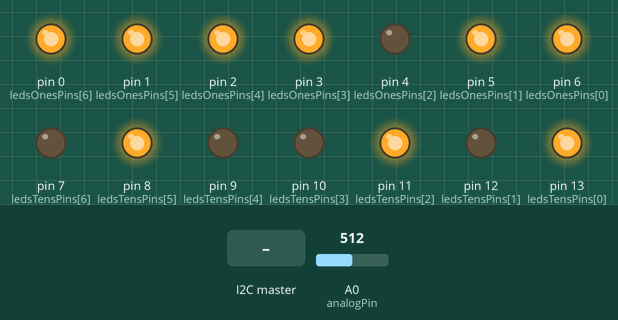
Bench run of a sketch on a simulated Arduino Uno, built with avr-gcc and run on an emulated ATmega328P. On the bench: output pins drawn as LEDs (lit = HIGH). The test bench sets the inputs (shaded band); at power-on: A0 (analogPin) = 512.

Above: at 5.5 s.
5.6 s: A0 (analogPin) set to 513
At 7.3 s:
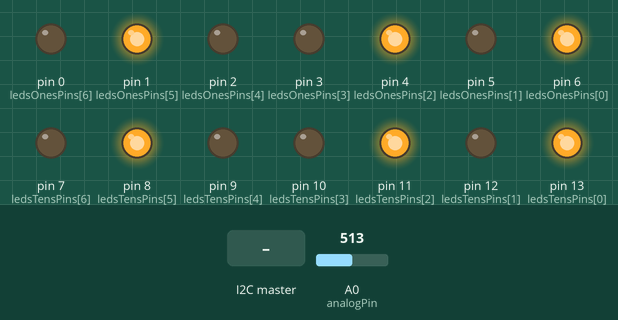
7.8 s: the I2C master sends the byte 2
At 8.8 s:
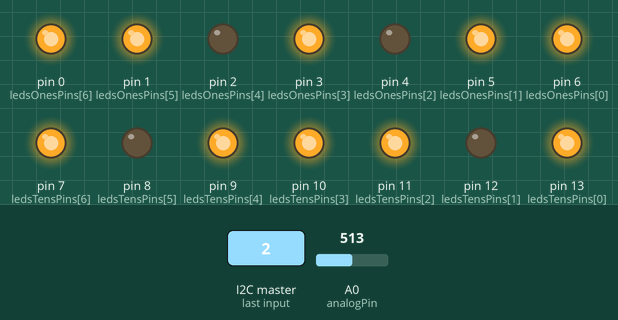
9.8 s: A0 (analogPin) set to 716
At 11.5 s:
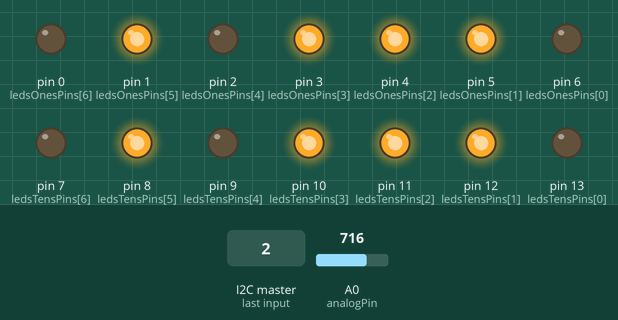
11.8 s: A0 (analogPin) set to 721
At 13.2 s:
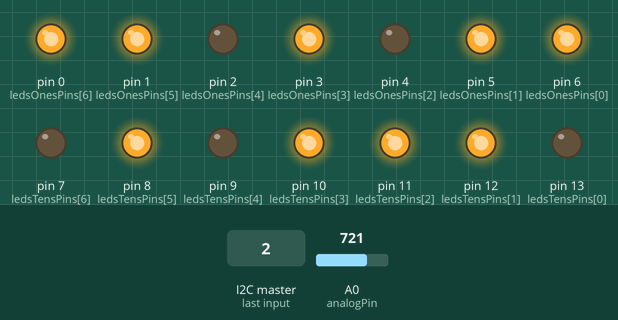
13.8 s: the I2C master sends the byte 2
At 14.7 s:
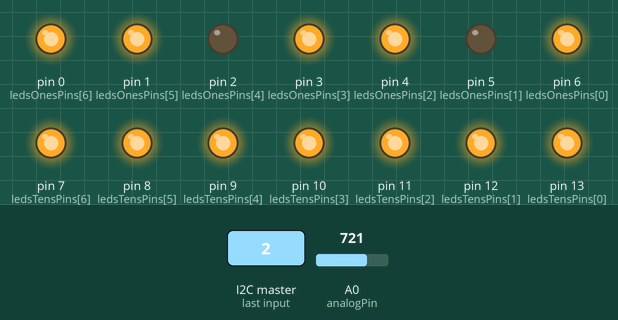
15.8 s: A0 (analogPin) set to 900
At 17.5 s:
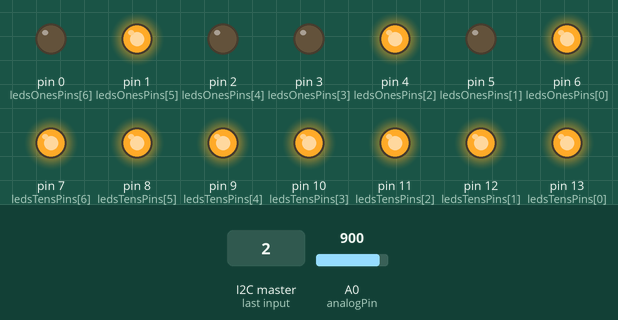
Timing chart, 0 to 18.8 s (numbered marks = the images above; inputs shaded):
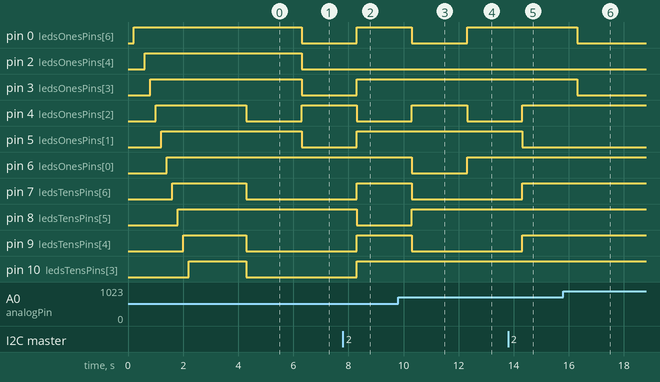

Measured:
- the behaviour switches between 512 and 513 on A0 (analogPin) (found by bisection; images 0 and 1)
- the behaviour switches between 720 and 721 on A0 (analogPin) (found by bisection; images 3 and 4)
- after the input at 5.6 s, pin 0 (ledsOnesPins[6]), pin 2 (ledsOnesPins[4]), pin 3 (ledsOnesPins[3]), pin 5 (ledsOnesPins[1]): HIGH → LOW after 0.70 s; pin 4 (ledsOnesPins[2]): LOW → HIGH after 0.70 s
- after the input at 7.8 s, pin 0 (ledsOnesPins[6]), pin 3 (ledsOnesPins[3]), pin 5 (ledsOnesPins[1]), pin 7 (ledsTensPins[6]), pin 9 (ledsTensPins[4]), pin 10 (ledsTensPins[3]): LOW → HIGH after 0.50 s; pin 4 (ledsOnesPins[2]), pin 8 (ledsTensPins[5]): HIGH → LOW after 0.50 s
- after the input at 9.8 s, pin 0 (ledsOnesPins[6]), pin 6 (ledsOnesPins[0]), pin 7 (ledsTensPins[6]), pin 9 (ledsTensPins[4]), pin 13 (ledsTensPins[0]): HIGH → LOW after 0.50 s; pin 4 (ledsOnesPins[2]), pin 8 (ledsTensPins[5]), pin 12 (ledsTensPins[1]): LOW → HIGH after 0.50 s
- after the input at 11.8 s, pin 0 (ledsOnesPins[6]), pin 6 (ledsOnesPins[0]): LOW → HIGH after 0.51 s; pin 4 (ledsOnesPins[2]): HIGH → LOW after 0.51 s
- after the input at 13.8 s, pin 4 (ledsOnesPins[2]), pin 7 (ledsTensPins[6]), pin 9 (ledsTensPins[4]), pin 13 (ledsTensPins[0]): LOW → HIGH after 0.51 s; pin 5 (ledsOnesPins[1]): HIGH → LOW after 0.51 s
- after the input at 15.8 s, pin 0 (ledsOnesPins[6]), pin 3 (ledsOnesPins[3]): HIGH → LOW after 0.51 s

The sketch:

temp_i2c_l.ino
```cpp
#include <Wire.h>

#define analogPin A0 //the thermistor attach to
#define beta 4090 //the beta of the thermistor
#define resistance 10 //the value of the pull-down resistor
#define SLAVE_ADDRESS 0x04

#define CEL 1
#define FAR 2

static const int ledsTensPins[] = { LED_BUILTIN, 12, 11, 10, 9, 8, 7 };

static const int ledsOnesPins[] = { 6, 5 ,4, 3, 2, 1, 0 };

static const int ledsTens[10][7] = {
				{ 13, 12, 11, 14,  9,  8,  7 }, // 0
				{ 14, 14, 11, 14, 14,  8, 14 }, // 1
				{ 13, 14, 11, 10,  9, 14,  7 }, // 2
				{ 13, 14, 11, 10, 14,  8,  7 }, // 3
				{ 14, 12, 11, 10, 14,  8, 14 }, // 4
				{ 13, 12, 14, 10, 14,  8,  7 }, // 5
				{ 13, 12, 14, 10,  9,  8,  7 }, // 6
				{ 13, 14, 11, 14, 14,  8, 14 }, // 7
				{ 13, 12, 11, 10,  9,  8,  7 }, // 8
				{ 13, 12, 11, 10, 14,  8,  7 }  // 9
				};

static const int ledsOnes[10][7] = {
				{  6,  5,  4, 14,  2,  1,  0 }, // 0
				{ 14, 14,  4, 14, 14,  1, 14 }, // 1
				{  6, 14,  4,  3,  2, 14,  0 }, // 2
				{  6, 14,  4,  3, 14,  1,  0 }, // 3
				{ 14,  5,  4,  3, 14,  1, 14 }, // 4
				{  6,  5, 14,  3, 14,  1,  0 }, // 5
				{  6,  5, 14,  3,  2,  1,  0 }, // 6
				{  6, 14,  4, 14, 14,  1, 14 }, // 7
				{  6,  5,  4,  3,  2,  1,  0 }, // 8
				{  6,  5,  4,  3, 14,  1,  0 }  // 9
				};
int i;
int return_val = 11;
float temp;
int init_flag;
int tens;
int ones;
int decimal;
int ForC;
int cur_pin;

void setup()
{
   // initialize i2c as slave
  Wire.begin(SLAVE_ADDRESS);
  init_flag = 1;
  ForC = FAR;
  // define callbacks for i2c communication
  Wire.onReceive(receiveData);
  Wire.onRequest(sendData);
  for (i = 0; i < 14; i++)
  {
    pinMode(i, OUTPUT);
    delay(200);
    digitalWrite(i, HIGH);
  }
  delay(1500);
  for (i = 0; i < 14; i++)
    digitalWrite(i, LOW);
//  Serial.begin(9600);
}

void loop()
{
  temp = anaTemp();
//  Serial.print("Temp of Arduino UNO: ");
//  Serial.println(GetTemp(), DEC);
  for (i = 0; i < 7; i++)
  {
      if (ledsTens[tens][i] != 14) digitalWrite(ledsTens[tens][i], HIGH);
      else digitalWrite(ledsTensPins[i], LOW);
      if (ledsOnes[ones][i] != 14) digitalWrite(ledsOnes[ones][i], HIGH);
      else digitalWrite(ledsOnesPins[i], LOW);
  }
  delay(1000);
}


void receiveData(int byteCount)
{
  while (Wire.available())
  {
    return_val = Wire.read();
    switch (return_val)
    {
        case 1:
          return_val = decimal;
          break;
        case 2:
          ForC = (ForC == CEL ? FAR : CEL);
          return_val = 70;
          break;
        case 3: // internal temp of Arduino
          return_val = (int)GetTemp();
          break;
        default:
          break;
    }
  }
    /*
    switch (return_val)
    {
      case 1:
        if (state == 0)
        {
          digitalWrite(13, HIGH);
          state = 1;
        }
        else
        {
          digitalWrite(13, LOW);
          state = 0;
        }
        break;
      case 2:
        return_val = (int)temp;
        break;
      case 3:
        return_val = (int)ldr;
        break;
      case 4:
        finalTemp = tempF * 1000;
        return_val = (int)finalTemp;
          break;
      default:
        break;
    }
  }
  */
}

void sendData()
{
  if (init_flag == 1)
  {
    init_flag = 2;
    return_val = 42;
  }
  Wire.write(return_val);
}

// Get the internal temperature of the Arduino
double GetTemp(void)
{
  unsigned int wADC;
  double t;
  double u;
  ADMUX = (_BV(REFS1) | _BV(REFS0) | _BV(MUX3));
  ADCSRA |= _BV(ADEN); // enable the ADC
  delay(20); // wait for voltages to become stable
  ADCSRA |= _BV(ADSC); // start the ADC
  while (bit_is_set(ADCSRA, ADSC));
  wADC = ADCW;
  t = (wADC - 324.31) / 1.22;
  u = ((t * 9) / 5) + 32; // convert celcius to farenhiegfhglhethwxyz
  t = u;
  return (t);
}

float anaTemp(void)
{
  long a = analogRead(A0);
  //the calculating formula of temperature
  float tempC = beta /(log((1025.0 * 10 / a - 10) / 10) + beta / 298.0) - 273.0;
  float tempF = ((tempC * 9) / 5) + 32;
  if (ForC == FAR)
  {
    tens = (int)tempF / 10;
    ones = (int)tempF % 10;
    decimal = 11;
  }
  // For celcius (to be sent via I2C to the Pi
//#ifdef USEI2C
  if (ForC == CEL)
  {
    tempC *= 10;
    decimal = (int)tempC % 10;
    tens = (int)tempC / 100;
    //tenB /= 10;
    ones = (int)tempC % 100;
    ones /= 10;
  }
//#endif
  return tempC;
}

// UNUSED CODE / CODE I DON'T WANT TO LOOSE

    /*
    Serial.print("digitalWrite(");
    Serial.print(ledsTens[tens][i] != 14 ? cur_pin : i);
    Serial.print(", ");
    Serial.print(ledsTens[tens][i] != 14 ? "HIGH" : "LOW");
    Serial.println(");");
    cur_pin = ledsTens[tens][i];
    if (cur_pin != 14)
    {
      Serial.print("digitalWrite(");
      Serial.print(cur_pin);
      Serial.println(", HIGH);");
      //Serial.print(cur_pin);
      //Serial.print(" ");
    }
    else
    {
      Serial.print("digitalWrite(");
      Serial.print(i);
      Serial.println(", LOW);");
    }
  }
  Serial.println("---");
  for (i = 0; i < 7; i++)
  {
    Serial.print("digitalWrite(");
    Serial.print(ledsOnes[ones][i] != 14 ? cur_pin : i);
    Serial.print(", ");
    Serial.print(ledsOnes[ones][i] != 14 ? "HIGH" : "LOW");
    Serial.println(");");
    cur_pin = ledsOnes[ones][i];
    if (cur_pin != 14)
    {
      Serial.print("digitalWrite(");
      Serial.print(cur_pin);
      Serial.println(", HIGH);");
      //Serial.print(cur_pin);
      //Serial.print(" ");
    }
    else
    {
      Serial.print("digitalWrite(");
      Serial.print(i);
      Serial.println(", LOW);");
    }
  }
  Serial.println("===");
  switch (tens)
  {
      case 6:
        for (i = 7; i < 14; i++) digitalWrite(i, LOW);
        for (i = 0; i < 7; i++) digitalWrite(ledsTens[tens][i], (ledsTens[tens][i] != 14 ? HIGH : LOW));
        break;
      case 7:
        for (i = 7; i < 14; i++) digitalWrite(i, LOW);
        for (i = 0; i < 7; i++) digitalWrite(ledsTens[tens][i], (ledsTens[tens][i] != 14 ? HIGH : LOW));
        break;
      case 8:
        for (i = 7; i < 14; i++) digitalWrite(i, LOW);
        for (i = 0; i < 7; i++) digitalWrite(ledsTens[tens][i], (ledsTens[tens][i] != 14 ? HIGH : LOW));
        break;
      case 9:
        for (i = 7; i < 14; i++) digitalWrite(i, LOW);
        for (i = 0; i < 7; i++) digitalWrite(ledsTens[tens][i], (ledsTens[tens][i] != 14 ? HIGH : LOW));
        break;
      default:
        for (i = 7; i < 14; i++) digitalWrite(i, LOW);
        break;
  }
  switch (ones)
  {
      case 0:
        for (i = 0; i < 7; i++) digitalWrite(ledsOnes[ones][i], (ledsOnes[ones][i] != 14 ? HIGH : LOW));
        for (i = 7; i < 14; i++) digitalWrite(i, LOW);
        break;
      case 1:
        for (i = 0; i < 7; i++) digitalWrite(ledsOnes[ones][i], (ledsOnes[ones][i] != 14 ? HIGH : LOW));
        for (i = 7; i < 14; i++) digitalWrite(i, LOW);
        break;
      case 2:
        for (i = 0; i < 7; i++) digitalWrite(ledsOnes[ones][i], (ledsOnes[ones][i] != 14 ? HIGH : LOW));
        for (i = 7; i < 14; i++) digitalWrite(i, LOW);
        break;
      case 3:
        for (i = 0; i < 7; i++) digitalWrite(i, LOW);
        for (i = 0; i < 7; i++) digitalWrite(ledsOnes[ones][i], (ledsOnes[ones][i] != 14 ? HIGH : LOW));
        break;
      case 4:
        for (i = 0; i < 7; i++) digitalWrite(i, LOW);
        for (i = 0; i < 7; i++) digitalWrite(ledsOnes[ones][i], (ledsOnes[ones][i] != 14 ? HIGH : LOW));
        break;
      case 5:
        for (i = 0; i < 7; i++) digitalWrite(i, LOW);
        for (i = 0; i < 7; i++) digitalWrite(ledsOnes[ones][i], (ledsOnes[ones][i] != 14 ? HIGH : LOW));
        break;
      case 6:
        for (i = 0; i < 7; i++) digitalWrite(i, LOW);
        for (i = 0; i < 7; i++) digitalWrite(ledsOnes[ones][i], (ledsOnes[ones][i] != 14 ? HIGH : LOW));
        break;
      case 7:
        for (i = 0; i < 7; i++) digitalWrite(i, LOW);
        for (i = 0; i < 7; i++) digitalWrite(ledsOnes[ones][i], (ledsOnes[ones][i] != 14 ? HIGH : LOW));
        break;
      case 8:
        for (i = 7; i < 7; i++) digitalWrite(i, LOW);
        for (i = 0; i < 7; i++) digitalWrite(ledsOnes[ones][i], (ledsOnes[ones][i] != 14 ? HIGH : LOW));
        break;
      case 9:
        for (i = 7; i < 7; i++) digitalWrite(i, LOW);
        for (i = 0; i < 7; i++) digitalWrite(ledsOnes[ones][i], (ledsOnes[ones][i] != 14 ? HIGH : LOW));
        break;
      default:
        break;
  }
  */
```
